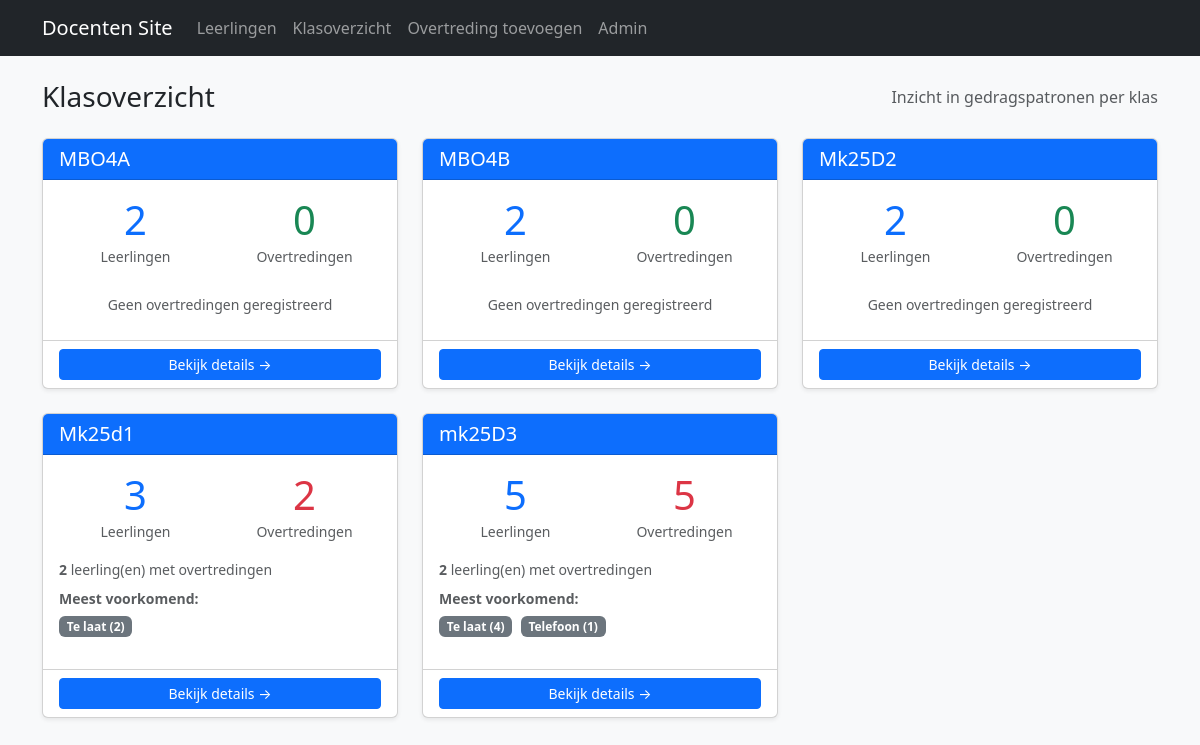
Page /klassen/ on the committed database.
### core/models.py (models this page shows, shortened)
class SchoolClass(models.Model):
    name = models.CharField(max_length=50, unique=True)  # bijv. "MBO4A"

class ViolationType(models.Model):
    name = models.CharField(max_length=120, unique=True)   # "Te laat", "Telefoon"
    severity = models.PositiveSmallIntegerField(default=1) # 1-5
    allow_free_text_amount = models.BooleanField(
        default=False,
        help_text="Bijv. te laat komen: docent kan minuten invullen."
    )

### core/views.py (the view)
# urls.py: path("klassen/", views.class_overview, name="class_overview"),
def class_overview(request):
    classes = SchoolClass.objects.annotate(
        total_students=Count('students'),
        total_violations=Count('students__violations'),
        students_with_violations=Count('students', filter=Q(students__violations__isnull=False), distinct=True)
    ).order_by('name')
    classes_with_stats = []
    for school_class in classes:
        violations = Violation.objects.filter(student__school_class=school_class)
        violations_by_type = violations.values('violation_type__name').annotate(
            count=Count('id')
        ).order_by('-count')
        top_violations = violations_by_type[:5]
        top_students = Student.objects.filter(
            school_class=school_class
        ).annotate(
            violation_count=Count('violations')
        ).filter(
            violation_count__gt=0
        ).order_by('-violation_count')[:5]
        classes_with_stats.append({
            'class': school_class,
            'total_students': school_class.total_students,
            'total_violations': school_class.total_violations,
            'students_with_violations': school_class.students_with_violations,
            'violations_by_type': top_violations,
            'top_students': top_students,
        })
    return render(request, "core/class_overview.html", {
        "classes_with_stats": classes_with_stats,
    })

### core/templates/core/class_overview.html (shortened to what this page needs)
{% extends "core/base.html" %}
{% block content %}
<div class="d-flex justify-content-between align-items-center mb-4">
  <h1 class="h3 mb-0">Klasoverzicht</h1>
  <p class="text-muted mb-0">Inzicht in gedragspatronen per klas</p>
</div>
{% if classes_with_stats %}
  <div class="row g-4">
    {% for stats in classes_with_stats %}
      <div class="col-12 col-md-6 col-lg-4">
        <div class="card shadow-sm h-100">
          <div class="card-header bg-primary text-white">
            <h5 class="card-title mb-0">{{ stats.class.name }}</h5>
          </div>
          <div class="card-body">
            <div class="row g-3 mb-3">
              <div class="col-6">
                <div class="text-center">
                  <div class="display-6 text-primary">{{ stats.total_students }}</div>
                  <small class="text-muted">Leerlingen</small>
                </div>
              </div>
              <div class="col-6">
                <div class="text-center">
                  <div class="display-6 {% if stats.total_violations > 0 %}text-danger{% else %}text-success{% endif %}">
                    {{ stats.total_violations }}
                  </div>
                  <small class="text-muted">Overtredingen</small>
                </div>
              </div>
            </div>
            {% if stats.total_violations > 0 %}
              <div class="mb-3">
                <small class="text-muted d-block mb-2">
                  <strong>{{ stats.students_with_violations }}</strong> leerling(en) met overtredingen
                </small>
                {% if stats.violations_by_type %}
                  <div class="mb-2">
                    <small class="text-muted d-block mb-1"><strong>Meest voorkomend:</strong></small>
                    {% for vtype in stats.violations_by_type|slice:":3" %}
                      <span class="badge bg-secondary me-1">
                        {{ vtype.violation_type__name }} ({{ vtype.count }})
                      </span>
                    {% endfor %}
                  </div>
                {% endif %}
              </div>
            {% else %}
              <div class="text-center text-muted py-2">
                <small>Geen overtredingen geregistreerd</small>
              </div>
            {% endif %}
          </div>
          <div class="card-footer bg-transparent">
            <a href="{% url 'class_detail' stats.class.id %}" class="btn btn-primary btn-sm w-100">
              Bekijk details →
            </a>
          </div>
        </div>
      </div>
    {% endfor %}
  </div>
{% else %}
  <div class="alert alert-info">
    <p class="mb-0">Er zijn nog geen klassen geregistreerd.</p>
  </div>
{% endif %}
{% endblock %}

### rows in the picture
SchoolClass: class.name "MBO4A", total_students "2", total_violations "0", shows "Geen overtredingen geregistreerd"
SchoolClass: class.name "MBO4B", total_students "2", total_violations "0", shows "Geen overtredingen geregistreerd"
SchoolClass: class.name "Mk25D2", total_students "2", total_violations "0", shows "Geen overtredingen geregistreerd"
SchoolClass: class.name "Mk25d1", total_students "3", total_violations "2", students_with_violations "2"
ViolationType: violation_type__name "Te laat", count "2", count "4"
SchoolClass: class.name "mk25D3", total_students "5", total_violations "5", students_with_violations "2"
ViolationType: violation_type__name "Telefoon", count "1"
